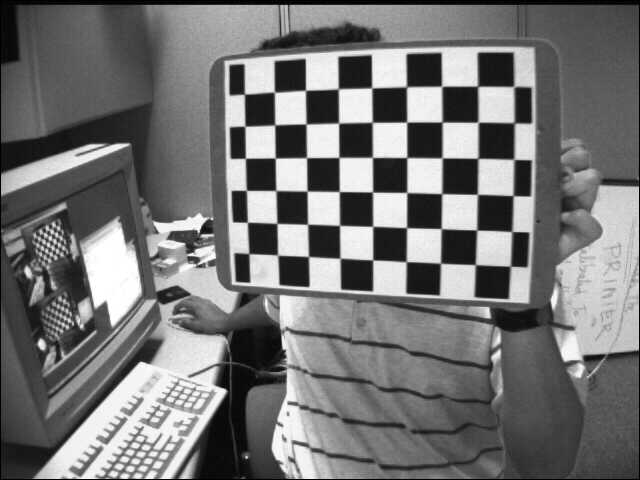
#> input picture Aula7/images/left01.jpg, 640 x 480 px
$ python Stereo_exe_5.py   (older library calls are emulated)
#> lines starting #> are read from the running program, lines starting #| are printed output that depends on the picture
import cv2
import numpy as np
from functools import partial

def onMouse(event, x, y, flags, params, remapped_right, remapped_left ,width, F):
    if event==cv2.EVENT_LBUTTONDOWN:
        color = np.random.randint(0,255,3).tolist()
        cv2.line(remapped_right, (0, y), (width, y), color, 1)
        cv2.line(remapped_left, (0, y), (width, y), color, 1)

        cv2.imshow("remapped right", remapped_right)
        cv2.imshow("remapped left", remapped_left)


def main():
    with np.load('stereoParams.npz') as params:
#> (reads Aula7/stereoParams.npz from the repository)
        intrinsics_left= params["intrinsics1"]
        distortion_left=params["distortion1"]
        intrinsics_right= params["intrinsics2"]
        distortion_right=params["distortion2"]
        R= params["R"]
        T=params["T"]
        E= params["E"]
        F=params["F"]

    left_image = cv2.imread('images/left01.jpg')
#> left_image is the input picture: shape (480, 640, 3); min 0, max 255, mean 116.6
    right_image = cv2.imread('images/right01.jpg')
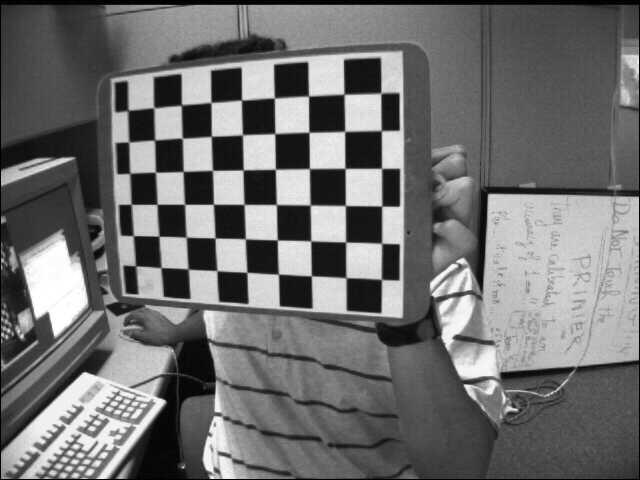
#> input picture Aula7/images/right01.jpg, 640 x 480 px
#> right_image is the input picture: shape (480, 640, 3); min 0, max 255, mean 111.4

    h,w=left_image.shape[:2]
#> h = 480; w = 640
    dimensions=(w,h)
#> dimensions = (640, 480)

    left_image_undistorted=cv2.undistort(left_image, intrinsics_left, distortion_left, None)
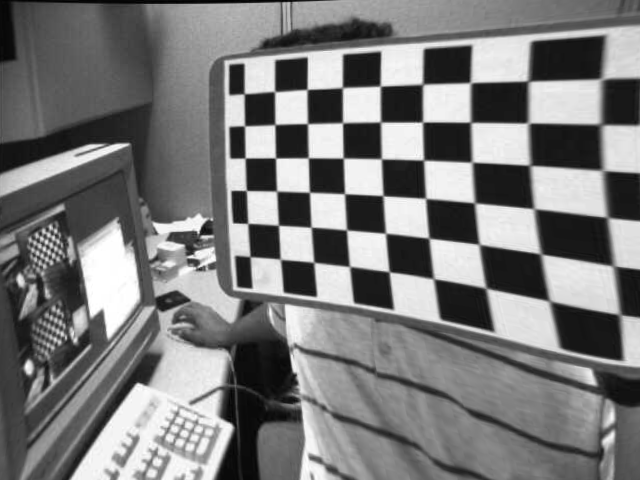
#> left_image_undistorted: shape (480, 640, 3); min 0, max 255, mean 122.5
    right_image_undistorted=cv2.undistort(right_image, intrinsics_right, distortion_right, None)
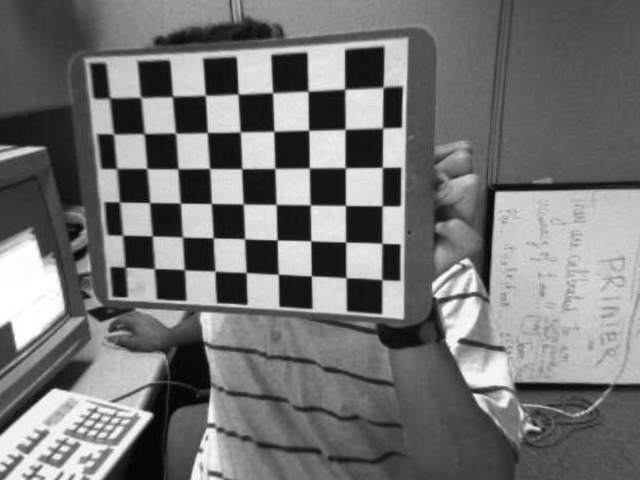
#> right_image_undistorted: shape (480, 640, 3); min 1, max 255, mean 116.1


    R1=np.zeros(shape=(3,3))
    R2=np.zeros(shape=(3,3))
    P1=np.zeros(shape=(3,4))
    P2=np.zeros(shape=(3,4))
    Q=np.zeros(shape=(4,4))

    cv2.stereoRectify(intrinsics_left, distortion_left,
                     intrinsics_right, distortion_right,
                     dimensions, R, T, R1, R2, P1, P2, Q,
                     flags=cv2.CALIB_ZERO_DISPARITY, alpha=-1, newImageSize=(0,0))

    map_left_x, map_left_y=cv2.initUndistortRectifyMap(intrinsics_left, distortion_left,
                                                         R1, P1, dimensions, cv2.CV_32FC1)

    map_right_x, map_right_y=cv2.initUndistortRectifyMap(intrinsics_right, distortion_right, R2, P2, dimensions, cv2.CV_32FC1)

    remapped_left=cv2.remap(left_image_undistorted, map_left_x, map_left_y, cv2.INTER_LINEAR)
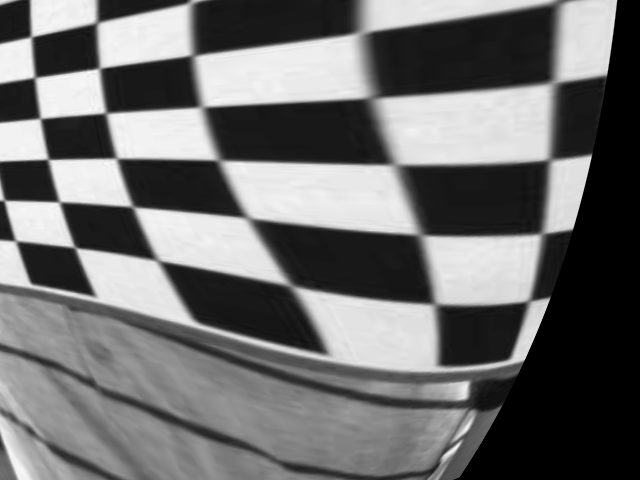
#> remapped_left: shape (480, 640, 3); min 0, max 253, mean 110.7

    remapped_right=cv2.remap(right_image_undistorted, map_right_x, map_right_y, cv2.INTER_LINEAR)
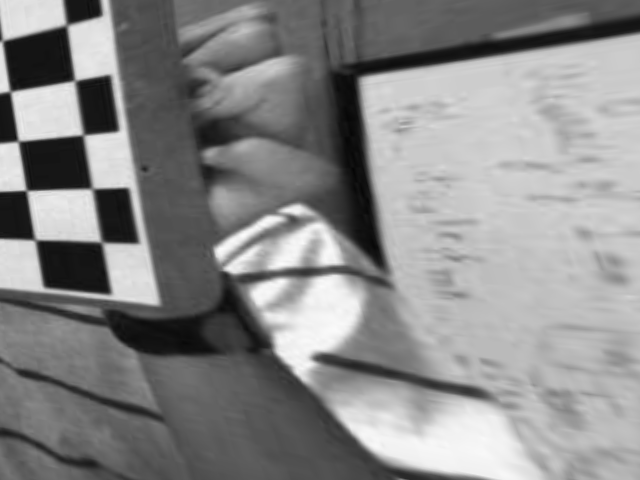
#> remapped_right: shape (480, 640, 3); min 4, max 251, mean 137.6


    cv2.imshow("remapped left", remapped_left)
    cv2.imshow("undistorted left", left_image_undistorted)
    cv2.imshow("undistorted right", right_image_undistorted)
    cv2.imshow("remapped right", remapped_right)

    cv2.setMouseCallback("remapped left", partial(onMouse, remapped_right=remapped_right,remapped_left=remapped_left, width=w, F=F))

    cv2.waitKey(0)
    cv2.destroyAllWindows()

if __name__ == "__main__":
    main()
